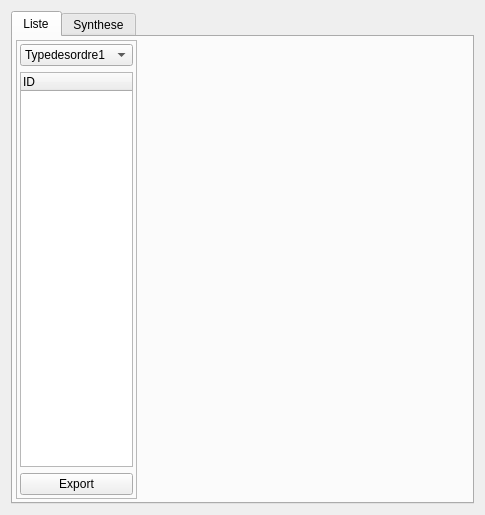
<?xml version="1.0" encoding="UTF-8"?>
<ui version="4.0">
 <class>Form</class>
 <widget class="QWidget" name="Form">
  <property name="geometry">
   <rect>
    <x>0</x>
    <y>0</y>
    <width>485</width>
    <height>515</height>
   </rect>
  </property>
  <property name="windowTitle">
   <string>Form</string>
  </property>
  <layout class="QHBoxLayout" name="horizontalLayout">
   <item>
    <widget class="QTabWidget" name="tabWidget">
     <property name="currentIndex">
      <number>0</number>
     </property>
     <widget class="QWidget" name="tab">
      <attribute name="title">
       <string>Liste</string>
      </attribute>
      <layout class="QHBoxLayout" name="horizontalLayout_2" stretch="1,10">
       <property name="margin">
        <number>3</number>
       </property>
       <item>
        <widget class="QFrame" name="frame_4">
         <property name="maximumSize">
          <size>
           <width>150</width>
           <height>16777215</height>
          </size>
         </property>
         <property name="frameShape">
          <enum>QFrame::StyledPanel</enum>
         </property>
         <property name="frameShadow">
          <enum>QFrame::Raised</enum>
         </property>
         <layout class="QVBoxLayout" name="verticalLayout_3">
          <property name="margin">
           <number>3</number>
          </property>
          <item>
           <widget class="QComboBox" name="comboBox_objetrequest">
            <item>
             <property name="text">
              <string>Typedesordre1</string>
             </property>
            </item>
            <item>
             <property name="text">
              <string>Typedesordre2</string>
             </property>
            </item>
           </widget>
          </item>
          <item>
           <widget class="QTreeWidget" name="treeWidget_desordres">
            <property name="sizePolicy">
             <sizepolicy hsizetype="Preferred" vsizetype="Preferred">
              <horstretch>0</horstretch>
              <verstretch>0</verstretch>
             </sizepolicy>
            </property>
            <property name="autoScroll">
             <bool>false</bool>
            </property>
            <property name="rootIsDecorated">
             <bool>false</bool>
            </property>
            <property name="wordWrap">
             <bool>true</bool>
            </property>
            <property name="columnCount">
             <number>1</number>
            </property>
            <attribute name="headerDefaultSectionSize">
             <number>40</number>
            </attribute>
            <attribute name="headerStretchLastSection">
             <bool>true</bool>
            </attribute>
            <column>
             <property name="text">
              <string>ID</string>
             </property>
            </column>
           </widget>
          </item>
          <item>
           <widget class="QPushButton" name="pushButton_export">
            <property name="text">
             <string>Export</string>
            </property>
           </widget>
          </item>
         </layout>
        </widget>
       </item>
       <item>
        <widget class="QFrame" name="frame_2">
         <property name="frameShape">
          <enum>QFrame::NoFrame</enum>
         </property>
         <property name="frameShadow">
          <enum>QFrame::Raised</enum>
         </property>
         <layout class="QVBoxLayout" name="verticalLayout_2">
          <property name="spacing">
           <number>3</number>
          </property>
          <property name="sizeConstraint">
           <enum>QLayout::SetMaximumSize</enum>
          </property>
          <property name="margin">
           <number>3</number>
          </property>
         </layout>
        </widget>
       </item>
      </layout>
     </widget>
     <widget class="QWidget" name="tab_2">
      <attribute name="title">
       <string>Synthese</string>
      </attribute>
      <layout class="QHBoxLayout" name="horizontalLayout_4" stretch="1,10">
       <item>
        <widget class="QFrame" name="frame">
         <property name="frameShape">
          <enum>QFrame::StyledPanel</enum>
         </property>
         <property name="frameShadow">
          <enum>QFrame::Raised</enum>
         </property>
         <layout class="QGridLayout" name="gridLayout">
          <item row="0" column="0">
           <widget class="QLabel" name="label">
            <property name="text">
             <string>theme</string>
            </property>
           </widget>
          </item>
          <item row="0" column="1">
           <widget class="QComboBox" name="comboBox_chart_theme"/>
          </item>
          <item row="2" column="0" colspan="2">
           <widget class="QTreeWidget" name="treeWidget_desordres_2">
            <property name="sizePolicy">
             <sizepolicy hsizetype="Preferred" vsizetype="Preferred">
              <horstretch>0</horstretch>
              <verstretch>0</verstretch>
             </sizepolicy>
            </property>
            <property name="autoScroll">
             <bool>false</bool>
            </property>
            <property name="rootIsDecorated">
             <bool>false</bool>
            </property>
            <property name="wordWrap">
             <bool>true</bool>
            </property>
            <property name="columnCount">
             <number>0</number>
            </property>
            <attribute name="headerDefaultSectionSize">
             <number>40</number>
            </attribute>
            <attribute name="headerStretchLastSection">
             <bool>true</bool>
            </attribute>
           </widget>
          </item>
         </layout>
        </widget>
       </item>
       <item>
        <widget class="QFrame" name="frame_chart">
         <property name="frameShape">
          <enum>QFrame::StyledPanel</enum>
         </property>
         <property name="frameShadow">
          <enum>QFrame::Raised</enum>
         </property>
         <layout class="QVBoxLayout" name="verticalLayout_5"/>
        </widget>
       </item>
      </layout>
     </widget>
    </widget>
   </item>
  </layout>
 </widget>
 <resources/>
 <connections/>
</ui>
